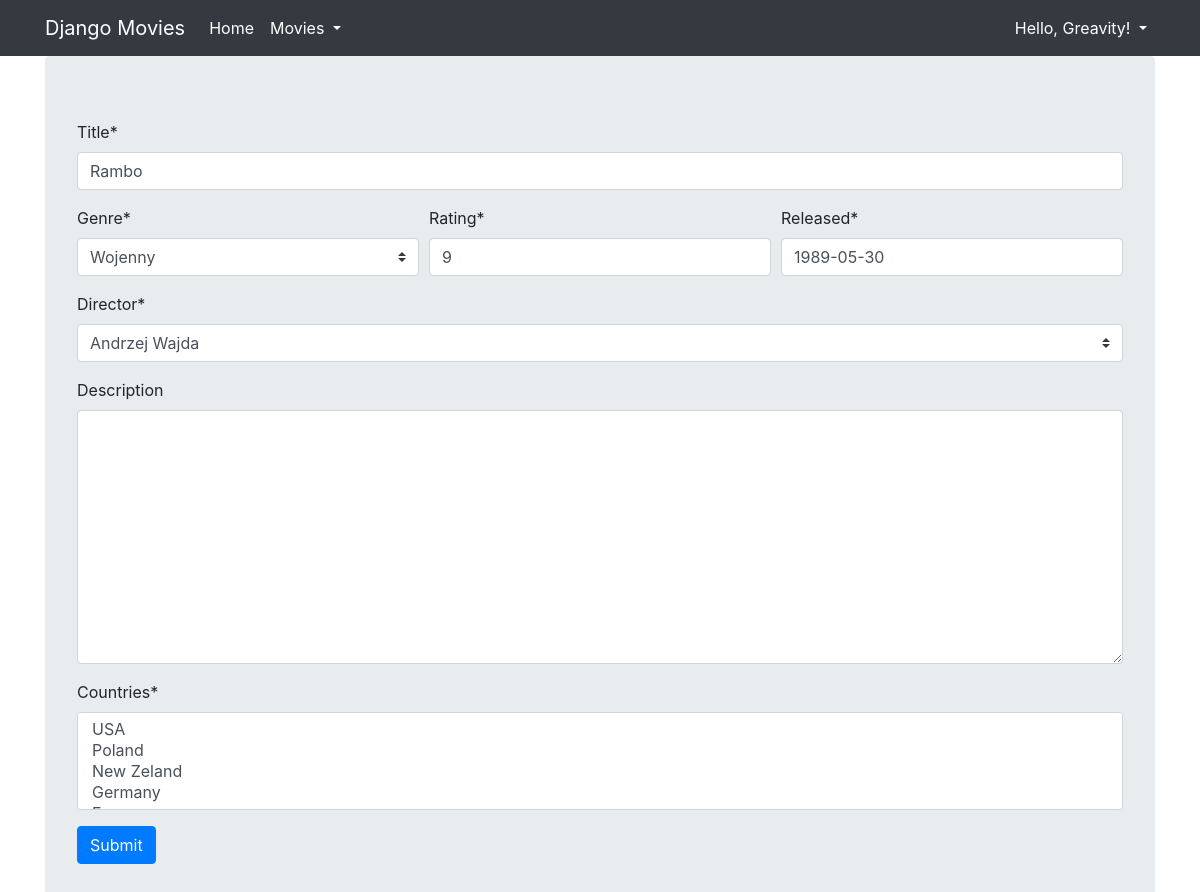
Before: /core/movie/update/2 (signed in) with the older database file.
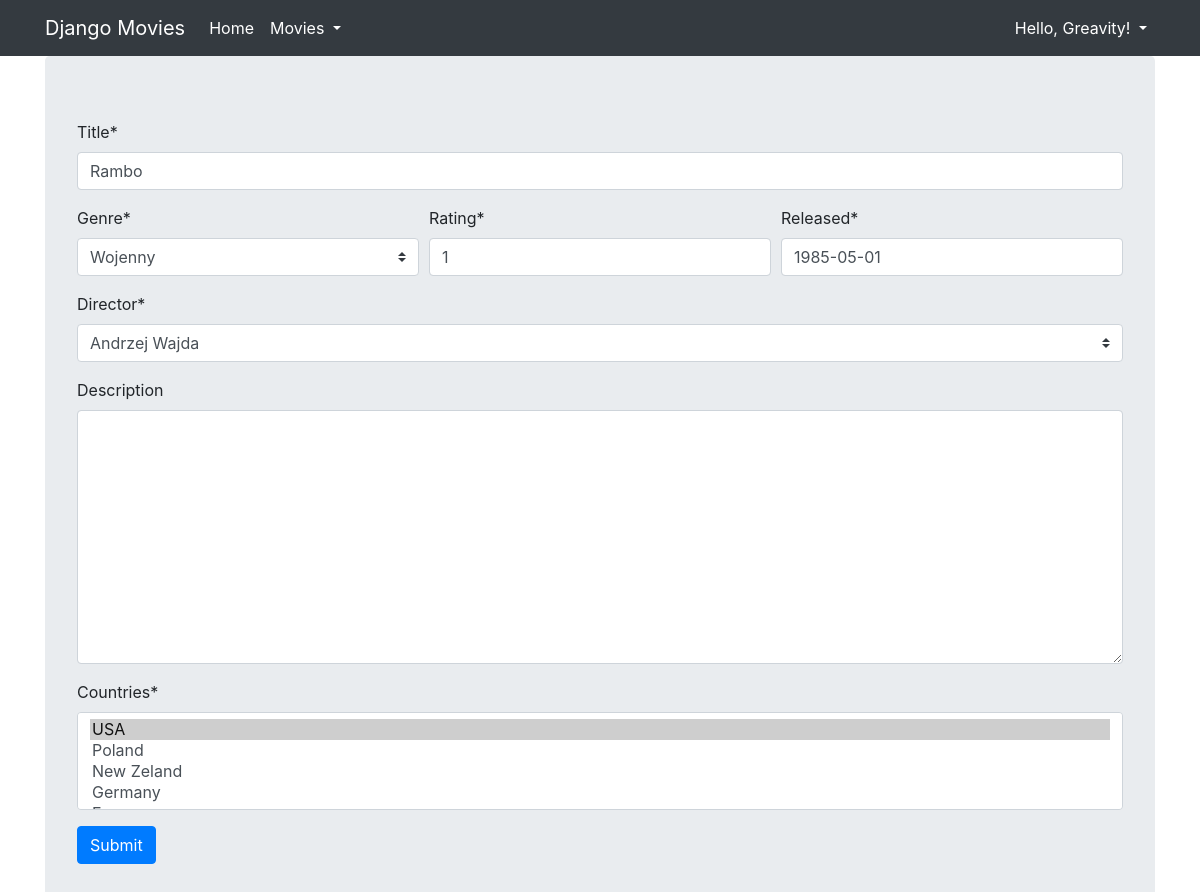
After: the same page with the newer database file.
### core/models.py (models this page shows, shortened)
class Movie(models.Model):
    title = models.CharField(max_length=100)
    rating = models.IntegerField(
        null=True, validators=[MaxValueValidator(10), MinValueValidator(1)]
    )
    released = models.DateField(null=True)
    description = models.TextField(null=True, blank=True)
    created = models.DateTimeField(auto_now_add=True)
    genre = models.ForeignKey(Genre, null=True, on_delete=models.SET_NULL)
    director = models.ForeignKey(Director, null=True, on_delete=models.SET_NULL)
    countries = models.ManyToManyField(Country, related_name='movies')
    class Meta:
        unique_together = ('title', 'released', 'director')

### core/views.py (the view, shortened to what this page needs)
# urls.py: path('movie/update/<pk>', MovieUpdateView.as_view(), name='movie_update'),
class MovieUpdateView(LoginRequiredMixin, StaffRequiredMixin, UpdateView):
    template_name = 'form.html'
    model = Movie
    form_class = MovieForm
    success_url = reverse_lazy('core:movie_list')

### core/forms.py (shortened to what this page needs)
class MovieForm(forms.ModelForm):
    class Meta:
        model = Movie
        fields = '__all__'
    title = forms.CharField(validators=[capitalized_validator])
    rating = forms.IntegerField(min_value=1, max_value=10)
    released = PastMonthField()
    def __init__(self, *args, **kwargs):
        super().__init__(*args, **kwargs)
        self.helper = FormHelper()
        self.helper.layout = Layout(
            'title',
            Row(Column('genre'), Column('rating'), Column('released')),
            'director',
            'description',
            'countries',
            Submit('submit', 'Submit'),
        )

### core/models.py (called while the page is built)
    def __str__(self):
        return self.name

    def __str__(self):
        return f"{self.first_name} {self.last_name}"

    def __str__(self):
        return self.name

### core/views.py (called while the page is built)
    def test_func(self):
        return self.request.user.is_staff

### django_movies/templates/form.html
{% extends "base.html" %}
{% load crispy_forms_tags %}
{% block content %}
    {% crispy form %}
{% endblock %}

Changed rows visible on the page:
changed Movie "Rambo": rating "9" → "1"; released "1989-05-30" → "1985-05-01"
Other visible differences:
form field countries: "USA / Poland / New Zeland / Germany" → "USA ☑ / Poland / New Zeland / Germany"
